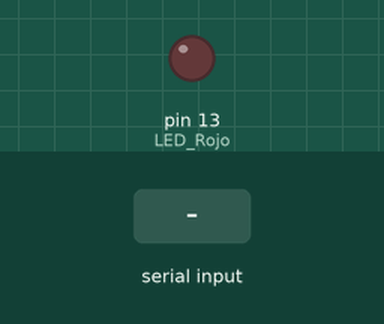
A sketch run on a simulated Arduino Uno, built with avr-gcc and run on an emulated ATmega328P. Shown: output pins drawn as LEDs (lit = HIGH). The inputs (shaded band) are chosen by the test bench.

Above: at 1.2 s.
1.3 s: "1" received over Serial
At 1.6 s:
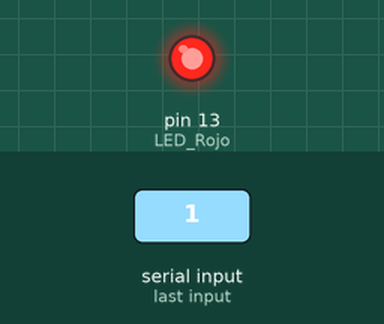
2.8 s: "0" received over Serial
At 3.9 s:
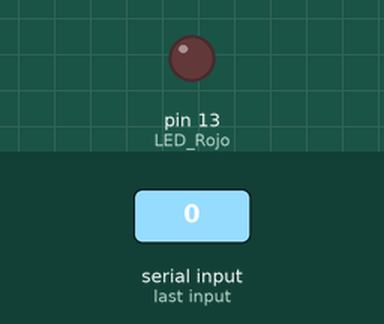
Timing chart, 0 to 5.8 s (numbered marks = the images above; inputs shaded):
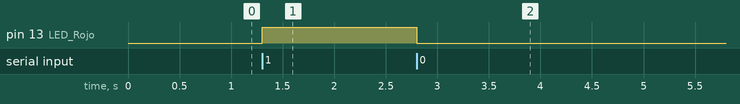

The sketch:

encendidoLed.ino
```cpp
const int LED_Rojo = 13;
//const int LED_Amarillo=12;
int inByte = 0;

void setup(){
    Serial.begin(9600); //Open the serial port
//    pinMode(LED_Amarillo, OUTPUT);
    pinMode(LED_Rojo, OUTPUT);
//    digitalWrite(LED_Amarillo, LOW);
    digitalWrite(LED_Rojo, LOW);
  }

void loop(){

    if(Serial.available() > 0){  //si el puerto serie esta disponible

        inByte = Serial.read(); //aca se lee lo que transmitiremos desde java
//        Serial.println(inByte);
//        if(inByte == '0')
//            digitalWrite(LED_Amarillo, LOW);
//        else if(inByte=='1')
//            digitalWrite(LED_Amarillo, HIGH);
        if(inByte=='0')
            digitalWrite(LED_Rojo, LOW);
        else if(inByte=='1')
            digitalWrite(LED_Rojo, HIGH);
    }
}
```

Measured:
- after the input at 1.3 s, pin 13 (LED_Rojo): LOW → HIGH at once
- after the input at 2.8 s, pin 13 (LED_Rojo): HIGH → LOW at once
